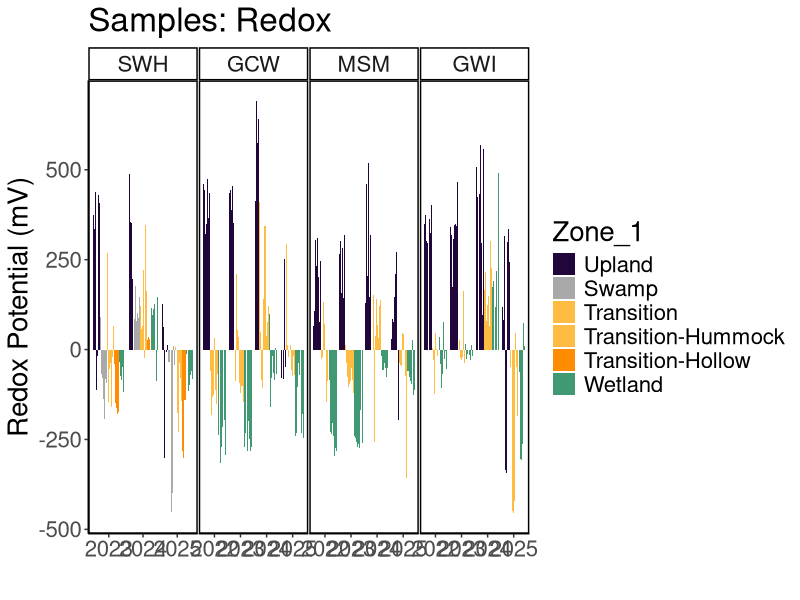
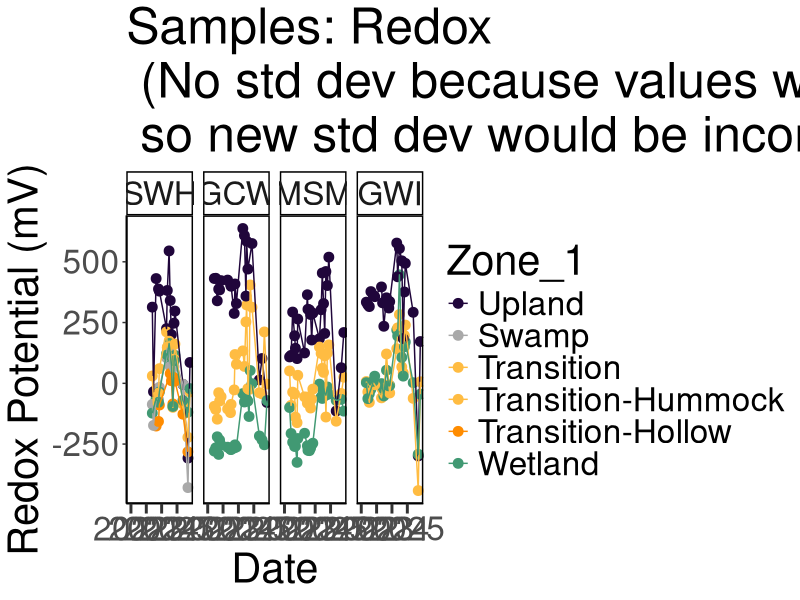
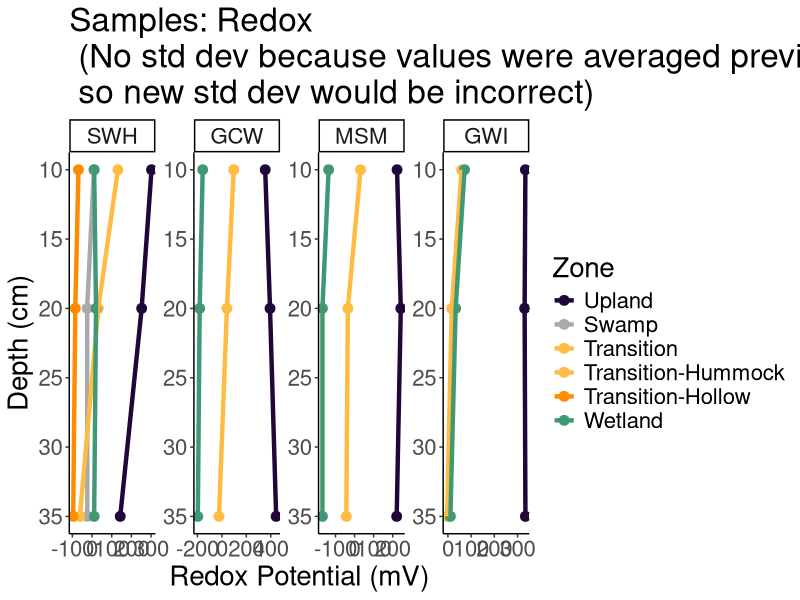
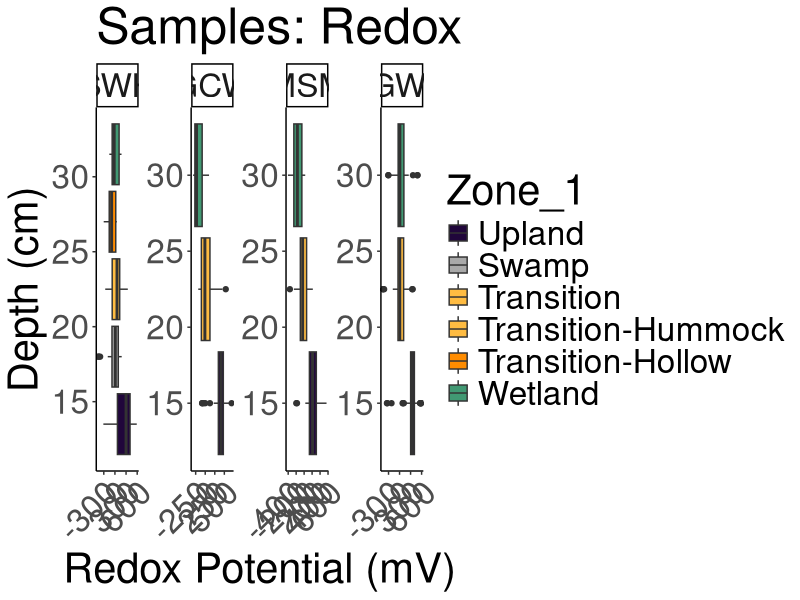
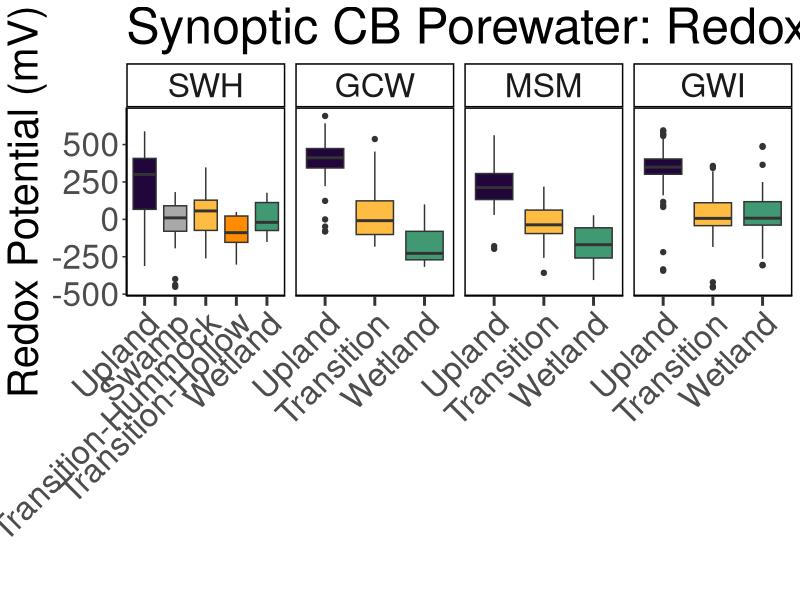
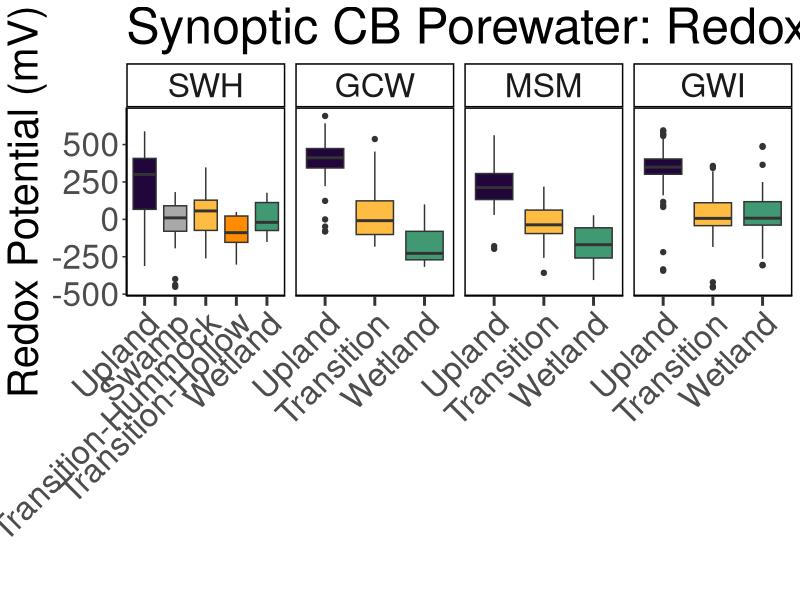

Write the R code that produced these figures, in order. (Note: this script raises an error after producing the figures.)
## ---- chunk 1
library(dplyr)
library(ggplot2)
library(ggpubr)
library(stringr)
library(readxl)
library(tidyr)
library(tibble)
library(openxlsx)
library(knitr)
## ---- chunk 2

#read in 2022 Dionex Data:
dat22 <- read.csv("2022/Processed Data/COMPASS_Synoptic_CB_Redox_2022_processed.csv")
# head(dat22)
colnames(dat22)

#read in 2023 Dionex Data:
dat23 <- read.csv("2023/Processed Data/COMPASS_Synoptic_CB_Redox_2023_processed.csv")
# head(dat23)
colnames(dat23)

#read in 2024 Dionex Data:
dat24 <- read.csv("2024/Processed Data/COMPASS_Synoptic_CB_Redox_2024_processed.csv")
# head(dat24)
colnames(dat24)

#read in 2025 Dionex Data:
dat25 <- read.csv("2025/Processed Data/COMPASS_Synoptic_CB_Redox_2025_processed.csv")
# head(dat25)
colnames(dat25)

all_dat <- bind_rows(dat22, dat23, dat24, dat25)

all_dat <- all_dat %>%
  mutate(Project = "COMPASS:Synoptic", 
         Region = "CB", 
         Zone_1 = Zone) %>%
  mutate(Plot = case_when(Zone_1 == "Upland" ~ "UP", 
                          Zone_1 == "Transition" ~ "TR", 
                          Zone_1 == "Wetland" ~ "WC", 
                          Zone_1 == "Swamp" ~ "SWAMP",
                          TRUE ~ Zone)) %>% 
  filter (!is.na(Avg_mV))  ##remove NA values from samples not taken

final_dat <- all_dat %>%
  select (-Zone_1)

##Set 4 decimal points max
final_dat <- final_dat %>%
  mutate(across(where(is.numeric), round, digits = 1)) ##This does make all salinities 0 when Cl_ppm is 0 instead of 0.000026

##Format data
final_dat1 <- final_dat %>% 
  mutate(Project = "COMPASS: Synoptic", 
         Region = "CB", 
         Month_long = Month) %>% 
  mutate(Month = match(Month_long, month.name)) %>% 
  rename(Day = Date) %>% 
  select(c("Project", "Region", "Year", "Month", "Day", "Time_24hr",  "Time_Zone", "Site", "Plot", "Topography", "Depth", "Avg_mV", "Std_dv", "Std_err", "Notes"))

## ---- chunk 3

unique(final_dat1$Notes)

final_dat2 <- final_dat1 %>%
  mutate(Notes = case_when(
    str_detect(Notes, "UP too dry") ~ NA, 
    str_detect(Notes, "probe 3 mesured twice; must be a pocket") ~ "probe 3 measured twice; must be a pocket", 
    str_detect(Notes, "I feel like") ~ NA, 
    str_detect(Notes, "Couldn't get probes more than 10 cm into ground") ~ NA, 
    str_detect(Notes, "4|45 pos change") ~ "probe 4 measured at 45 cm", 
    str_detect(Notes, "5 mV measurement was done at 30 cm") ~ "probe 5 measurement was done at 30 cm", 
    str_detect(Notes, "WC very dry") ~ "Very dry", 
    Notes == "" ~ NA, 
    TRUE ~ Notes
  )) %>% 
  mutate(Notes = str_to_sentence(Notes))

unique(final_dat2$Notes)

## ---- chunk 4

#write out a csv of all the data to the main folder: 
write.csv(final_dat2, "COMPASS_SynopticCB_Redox_AllData.csv", row.names = FALSE)

## ---- chunk 5

data_plotting <- all_dat %>% 
  mutate(Zone_1 = case_when(Site == "SWH" & Zone_1 == "Transition" & Topography == "Hummock" ~ "Transition-Hummock",
                            Site == "SWH" & Zone_1 == "Transition" & Topography == "Hollow" ~ "Transition-Hollow",
                            TRUE ~ Zone_1))

#Order by Zone from Upland to Surface Water
data_plotting$Zone_1 = factor(data_plotting$Zone_1, levels = c("Upland",  "Swamp", "Transition", "Transition-Hummock", "Transition-Hollow", "Wetland"))
data_plotting <- data_plotting[order(data_plotting$Zone_1), ]

#Order by Site from SWH, GCW, MSM, GWI order, which is oligohaline to polyhaline
data_plotting$Site = factor(data_plotting$Site, levels = c("SWH", "GCW", "MSM", "GWI"))
data_plotting <- data_plotting[order(data_plotting$Site), ]

#Plot samples to get a first look at concentrations (sanity check)
#group the data for plotting
data_plotting_all <- data_plotting %>%
  group_by(Site, Zone_1) %>%
  mutate(row_num = factor(row_number())) %>%  # create row_num as factor per group
  ungroup()

# data_plotting_all$Date <- as.Date(paste(data_plotting_all$Year, data_plotting_all$Month, data_plotting_all$Day, sep = "-"))


#Plot data and change colors based on Zone:
viz_redox_plot <- ggplot(data_plotting_all, aes(x = as.character(Year), y = Avg_mV, fill = Zone_1)) +
  geom_bar(stat = "identity", position = position_dodge2(preserve = "total")) +
  facet_grid( ~ Site, scales="free") +
  scale_fill_manual(values = c(
    "Upland" = "#20063B",
    "Swamp" = "darkgrey",
    "Transition" = "#FFBC42",
    "Transition-Hollow" = "darkorange",
    "Transition-Hummock" = "#FFBC42",
    "Wetland" = "#419973")) +
  theme_classic() +
  labs(x = " ", y = "Redox Potential (mV)", title = "Samples: Redox") +
  theme(
    panel.spacing = unit(.05, "lines"), 
    panel.border = element_rect(color = "black", fill = NA, linewidth = 1)) + 
  theme(text = element_text(size = 20))

viz_redox_plot

## ---- chunk 6

##Make Date Column with just Year and Month for Sample ID
all_dat_dates <- data_plotting %>%
  mutate(Month_num = match(Month, month.name)) %>%
  mutate(
    YearMonth = if_else(
      Month_num < 10,
      # Modify the string:
      YearMonth <- paste(Year, Month_num, sep = "-0"), 
      YearMonth <- paste(Year, Month_num, sep = "-"), 
    )
  )

##Summarize SO4 and Cl by Date, Site, and Zone
Redox_avg <- all_dat_dates %>%
  group_by(Month, Year, Site, Zone_1) %>%
   dplyr::summarize(mean_mV = mean(Avg_mV, na.rm=TRUE), 
            YearMonth = first(YearMonth), 
            Date = first(Date))

# Concatenate with a day (e.g., "01" for the first day)
Redox_avg$Date <- paste(Redox_avg$YearMonth, Redox_avg$Date, sep = "-")

# Convert to Date object
Redox_avg$Date <- as.Date(Redox_avg$Date)

# Define the specific date breaks you want to display
specific_breaks <- as.Date(c("2022-01-01", "2023-01-01", "2024-01-01", "2025-01-01"))

viz_redox_plot_avgs <- ggplot(Redox_avg, aes(x = Date, y = mean_mV, color = Zone_1, group = Zone_1)) +
  geom_point(size = 3) + 
  # geom_errorbar(aes(ymin = mean_Cl - sd_Cl, ymax = mean_Cl + sd_Cl), width = 0.2) + 
  geom_line() + 
  facet_grid( ~ Site, scales="free_y") +
  scale_color_manual(values = c(
    "Upland" = "#20063B",
    "Swamp" = "darkgrey",
    "Transition" = "#FFBC42",
    "Transition-Hollow" = "darkorange",
    "Transition-Hummock" = "#FFBC42",
    "Wetland" = "#419973")) +
  theme_classic() +
  labs(x = "Date", y = "Redox Potential (mV)", title = "Samples: Redox\n (No std dev because values were averaged previously,\n so new std dev would be incorrect)") +
  theme(
    panel.spacing = unit(0.5, "lines"), 
    panel.border = element_rect(color = "black", fill = NA, linewidth = 1)) +
  # theme(axis.text.x = element_text(angle = 90, hjust = 0.5))+ 
  theme(text = element_text(size = 30))+
  scale_x_date(breaks = specific_breaks, date_labels = "%Y", expand = expansion(mult = c(0.18, 0.05)))+
  theme(axis.ticks.x = element_line(linewidth = 1))+
  theme(axis.ticks.length.x = unit(0.25, "cm"))

viz_redox_plot_avgs

## ---- chunk 7

##Remove SW and calculate average and sd for each depth
Redox_avg <- all_dat_dates %>%
  group_by(Site, Zone_1, Depth) %>%
   dplyr::summarize(mean_mV = mean(Avg_mV, na.rm=TRUE))

viz_redox_plot_depth <- ggplot(Redox_avg, aes(x = as.numeric(Depth), y = mean_mV, color = Zone_1, group = Zone_1)) +
  geom_point(size = 3) + 
  # Zone_geom_errorbar(aes(ymin = mean_Cl - sd_Cl, ymax = mean_Cl + sd_Cl), width = 0.5, size = 1) + 
  geom_line(size = 1.5) + 
  facet_wrap( ~ Site, scales="free", nrow = 1) + 
  scale_color_manual(values = c(
    "Upland" = "#20063B",
    "Swamp" = "darkgrey",
    "Transition" = "#FFBC42",
    "Transition-Hollow" = "darkorange",
    "Transition-Hummock" = "#FFBC42",
    "Wetland" = "#419973")) +
  theme_classic() +
  #labs(x = "Depth (cm)", y = "Redox Potential (mV)", title = "Samples: Redox profiles across transects") +
  labs(x = "Depth (cm)", y = "Redox Potential (mV)", title = "Samples: Redox\n (No std dev because values were averaged previously,\n so new std dev would be incorrect)") +
  theme(text = element_text(size = 20))+
  coord_flip() + 
  scale_x_continuous(trans = "reverse") + 
  labs(color = "Zone") 

viz_redox_plot_depth

## ---- chunk 8

##Remove SW
data_plotting_depth <- data_plotting %>%
  mutate(Depth_cm = factor(Depth, levels = c("45", "20", "10")))


#Plot data and change colors based on Zone:
viz_redox_depth <-  ggplot(data_plotting_depth, aes(x = Depth, y = Avg_mV, fill = Zone_1)) +
  geom_boxplot() +
  facet_wrap( ~ Site, scales="free", nrow = 1) +
  scale_fill_manual(values = c(
    "Upland" = "#20063B",
    "Swamp" = "darkgrey",
    "Transition" = "#FFBC42",
    "Transition-Hollow" = "darkorange",
    "Transition-Hummock" = "#FFBC42",
    "Wetland" = "#419973")) +
  theme_classic() +
  labs(x = "Depth (cm)", y = "Redox Potential (mV)", title = "Samples: Redox") +
  # theme(
  #   panel.spacing = unit(.05, "lines"), 
  #   panel.border = element_rect(color = "black", fill = NA, linewidth = 1))+ 
  theme(text = element_text(size = 30))+
  theme(axis.text.x = element_text(angle = 45, vjust = 1, hjust = 1))+ 
  coord_flip() 

viz_redox_depth

## ---- chunk 9


##Summarize SO4 and Cl by Date, Site, and Zone
viz_redox_boxplot <- ggplot(all_dat_dates, aes(x = Zone_1, y = Avg_mV, fill = Zone_1, group = Zone_1)) +
  geom_boxplot() + 
  facet_grid( ~ Site, scales = "free_x") +
  scale_x_discrete(drop = TRUE) +
  scale_fill_manual(values = c(
    "Upland" = "#20063B",
    "Swamp" = "darkgrey",
    "Transition" = "#FFBC42",
    "Transition-Hollow" = "darkorange",
    "Transition-Hummock" = "#FFBC42",
    "Wetland" = "#419973")) +
  theme_classic() +
  labs(x = " ", y = "Redox Potential (mV)", title = "Synoptic CB Porewater: Redox Potential") +
  theme(
    panel.spacing = unit(0.5, "lines"), 
    panel.border = element_rect(color = "black", fill = NA, linewidth = 1)) +
  theme(axis.text.x = element_text(angle = 45, vjust = 1, hjust = 1))+ 
  theme(text = element_text(size = 30))+
  theme(axis.ticks.x = element_line(linewidth = 1))+
  theme(axis.ticks.length.x = unit(0.25, "cm"))+ 
  #scale_x_discrete(labels = c("Upland", "Swamp", "Transition", "Wetland", "Surface Water"))+ 
  theme(legend.position = "none")

viz_redox_boxplot

# Save as a PNG
png("COMPASS_SynopticCB_Redox_alldata.png", width = 2000, height = 1200, res = 100) 
print(viz_redox_boxplot)  # For ggplot objects, use print()
dev.off() 

## ---- chunk 10
# It would also be great to add to our collation codes a summary chunk that will calculate value ranges, means, and standard deviations (and errors) for each site, zone, depth for each year; also for each site zone, depth overall; and for each site and zone overall so that we have some easy access to metrics. Was just thinking this might be helpful today when re-collating the DIC data.

colnames(all_dat)

##Metrics for each site, zone, depth for each year
summary_by_year <- data_plotting %>%
  group_by(Year, Site, Zone_1, Depth) %>%
   reframe(
     min_mV = min(Avg_mV, na.rm=TRUE),
     max_mV = max(Avg_mV, na.rm=TRUE), 
     mean_mV = mean(Avg_mV, na.rm=TRUE)) %>%
  mutate(across(where(is.numeric), round, digits = 4)) 

##Metrics for each site, zone, depth for all years
summary_all_years <- data_plotting %>%
  group_by(Site, Zone_1, Depth) %>%
   reframe(
     min_mV = min(Avg_mV, na.rm=TRUE),
     max_mV = max(Avg_mV, na.rm=TRUE), 
     mean_mV = mean(Avg_mV, na.rm=TRUE)) %>%
  mutate(across(where(is.numeric), round, digits = 4)) 

##Metrics for each site and zone for all depths and years
summary_all_depths_years <- data_plotting %>%
  group_by(Site, Zone_1) %>%
   reframe(
     min_mV = min(Avg_mV, na.rm=TRUE),
     max_mV = max(Avg_mV, na.rm=TRUE), 
     mean_mV = mean(Avg_mV, na.rm=TRUE)) %>%
  mutate(across(where(is.numeric), round, digits = 2)) %>%
  rename(Plot = Zone_1)

## ---- chunk 11
#  I am thinking it might be cool to add to our porewater collation files a table at the end that has total number of samples then also some info about # of samples per zone, site, depth etc.

##Metrics for each year
sample_numbers_years <- data_plotting %>%
  group_by(Year) %>%
   reframe(
     Number_of_samples = n())

##Metrics for each site, zone, depth for all years
sample_numbers <- data_plotting %>%
  group_by(Site, Zone_1, Depth) %>%
   reframe(
     Number_of_samples = n())
     

## ---- chunk 12

library(kableExtra)

summary_table <- kable(
  summary_all_depths_years[, c("Site", "Plot", "min_mV", "max_mV", "mean_mV")],  
  format = "html",
  booktabs = TRUE,
  caption = "<b>Summary Statistics</b>"
) %>%
  kable_styling(
    bootstrap_options = c("striped", "hover"),
    font_size = 12, 
    full_width = FALSE, 
    position = "center"
  ) %>%
  row_spec(0, bold = TRUE) %>%
  column_spec(1, bold = TRUE) %>%
  column_spec(1, width = "0.8in") %>%
  column_spec(2, width = "1.6in") %>%
  column_spec(3:5, width = "0.9in")

#add margins to the table: 
summary_table <- paste0(
  '<div style="
     padding: 20px;
     margin: 20px;
     display: inline-block;
     background: white;
   ">',
  summary_table,
  '</div>'
)

#output file to png that will save the table as: COMPASS_SynopticCB_Redox_Summary_alldata.png
save_kable(summary_table, file = "Figures/COMPASS_SynopticCB_Redox_Summary_alldata.png", 
           zoom=2)

#Print the PNG
knitr::include_graphics("Figures/COMPASS_SynopticCB_Redox_Summary_alldata.png")

## ---- chunk 13

kable(
  sample_numbers_years[, c("Year", "Number_of_samples")],  
  format = "latex",
  booktabs = TRUE,
  caption = paste0("Total Samples: ", nrow(all_dat))
) %>%
  kable_styling(
    latex_options = c("hold_position", "striped", "scale_down"),
    font_size = 12
  ) %>%
  row_spec(0, bold = TRUE) %>%   # header
  column_spec(1, bold = TRUE)

## ---- chunk 14

##Number of Samples Plots
sample_num_barplot <- ggplot(sample_numbers, aes(x = as.character(Depth), y = Number_of_samples, fill = Zone_1)) +
  geom_col(position = "dodge", color = "black", width = 0.75) + # 'color' adds a border to the bars
  facet_grid(~Site , scales = "free_x") +
  scale_x_discrete(drop = TRUE) +
  scale_fill_manual(values = c(
    "Upland" = "#20063B",
    "Swamp" = "darkgrey",
    "Transition" = "#FFBC42",
    "Transition-Hollow" = "darkorange",
    "Transition-Hummock" = "#FFBC42",
    "Wetland" = "#419973")) +
  theme_classic() +
  labs(x = "Depth (cm)", y = "Number of Samples", title = "Synoptic CB Manual Redox Probe Sample Numbers") +
  theme(
    panel.spacing = unit(0.5, "lines"),
    panel.border = element_rect(color = "black", fill = NA, linewidth = 1)) +
  theme(axis.text.x = element_text(angle = 45, vjust = 1, hjust = 1))+
  theme(text = element_text(size = 30))+
  theme(axis.ticks.x = element_line(linewidth = 1))+
  theme(axis.ticks.length.x = unit(0.25, "cm"))
  #scale_x_discrete(labels = c("Upland", "Swamp", "Transition", "Wetland", "Surface Water"))+
  # theme(legend.position = "none")

sample_num_barplot
